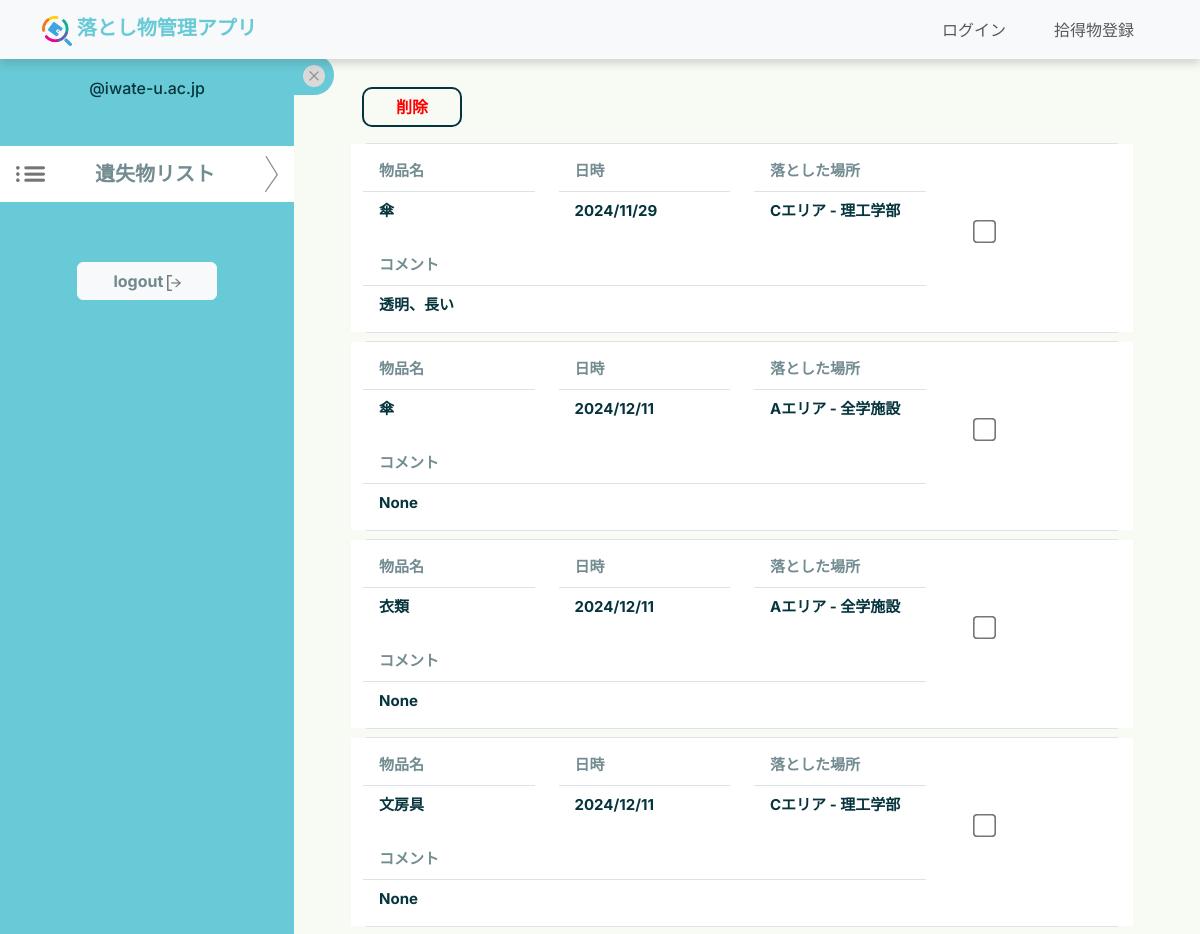
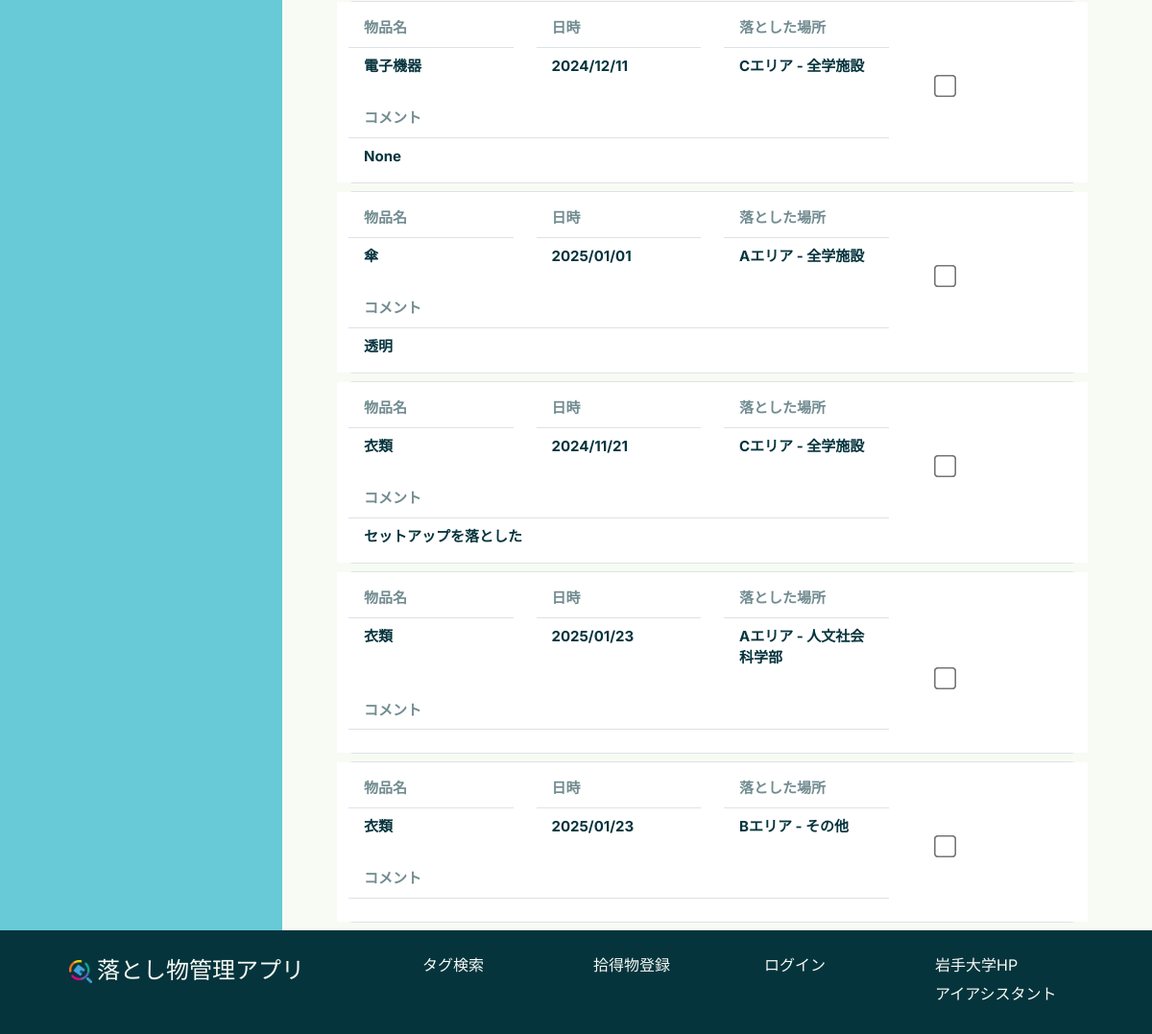
Screenshot of /mypage/student/ with the database file from the repository (2 pictures, top to bottom).
### top/models.py (models this page shows, shortened)
class Item(models.Model):
    item_id = models.AutoField(primary_key=True)
    item_name = models.ForeignKey(ItemsNameTag, on_delete=models.CASCADE, verbose_name="Item Name")
    PorD_location = models.ForeignKey(PickedOrDroppedLocationsTag, on_delete=models.CASCADE,
                                      verbose_name="Picked or Dropped Location")
    storage_location = models.ForeignKey(StorageLocationsTag, on_delete=models.CASCADE, verbose_name="Storage Location", null=True)
    item_type = models.IntegerField(verbose_name="Item Type", help_text="0: Found, 1: Lost")
    status = models.SmallIntegerField(verbose_name="Status", help_text="0: Pending, 1: In Progress, 2: Resolved")
    created_at = models.DateTimeField() # 時間を自動的に更新しない
    updated_at = models.DateTimeField(auto_now=True, null=True, blank=True)
    contact_email = models.EmailField(max_length=100, null=True, blank=True)
    contact_phone = models.CharField(max_length=20, null=True, blank=True)
    description = models.TextField(null=True, blank=True)

class ItemsNameTag(models.Model):
    item_name_id = models.AutoField(primary_key=True)
    item_name = models.CharField(max_length=100, verbose_name="Name tags for items",
                                 help_text="Stationery, clothing, electronic equipment, etc.")
    description = models.TextField(null=True, blank=True)
    def __str__(self):
        return self.item_name

class PickedOrDroppedLocationsTag(models.Model):
    PorD_location_id = models.AutoField(primary_key=True)
    picked_or_dropped_location_name = models.CharField(max_length=100, verbose_name="Location Name",
                                                       help_text="Name of the place where it was found or dropped, e.g., faculty building, student center, etc.")
    description = models.TextField(null=True, blank=True)
    def __str__(self):
        return self.picked_or_dropped_location_name

### mypage/views.py (the view)
# urls.py: path("student/", views.student_mypage, name="student_mypage"), # 学生マイページ表示
def student_mypage(request): # 表示用ビュー
    username = request.user.username # ユーザー名の取得
    useritems = Item.objects.filter(contact_email__startswith=username, item_type=1)
    if request.method == "POST":
        selected_ids = request.POST.getlist("selected_items") # チェックボックスで選択されたitem一覧
        print(selected_ids)
        Item.objects.filter(item_id__in=selected_ids).delete() # チェックボックスで選択したitemを削除
        return redirect("mypage:student_mypage")
    return render(request, "student.html", {"useritems":useritems})

### mypage/templates/student.html (shortened to what this page needs)
{% extends "base.html" %}
{% load static %}
{% block content %}
<form method="POST">
    <body>
        <div class="Student container-fluid row" style="display: flex; width:100%">
            <div class="col-lg-3 col-sm-12 text-center "style="background-color: #67CAD6" id="sidebar">
                <h6>{{ user.username }}@iwate-u.ac.jp</h6>
                <div class="list row d-flex justify-content-center align-items-center mt-5" style="color: #06343D90; background-color: #FFFFFF; margin-bottom:60px">
                    <img src="{% static 'imgs\icons\LIST.png' %}" class="col-2" style="width:auto; height:1em; float: left">
                    <h4 class="my-3 col-8 fw-bold" style="font-size: 20px;">遺失物リスト</h4>
                    <img id="list-image" src="{% static 'imgs\icons\SCROLL ARROW side.png' %}" class="col-1" style="width:auto; height:auto" >
                </div>
                <a class="navbar-brand" href="{% url 'lostitem:logout' %}">
                    <button type="button" class="btn btn-light fw-bold custom-add col-6 mb-5" style="color: #06343D90; width: 140px">
                        logout
                        <img src="{% static 'imgs\icons\logout.png' %}" style="width:auto; height:1em">
                    </button>
                </a>
            </div>
            <button id="toggle-btn" class="btn btn-primary btn-sm side-btn fw-bold">
                <img src="{% static 'imgs/icons/Component 3.png' %}" id="pls-btn" style="width: 22px; height: 22px;">
            </button>
            <div class="col-lg-8 col-sm-12 mt-3 mx-3" id="main-content">
                <div class="d-flex justify-content-between my-3">
                    <div class="d-flex justify-content-end">
                        <button type="button" class="btn btn-outline-secondary custom-red fw-bold me-3"
                                style="width: 100px; color: #ff0000; border-color: #06343D; border-width: 2px; border-radius: 10px"
                                data-bs-toggle="modal" data-bs-target="#deleteModal">
                            削除
                        </button>
                    </div>
                </div>
                {% if useritems %}
                    <div id="content-desktop" style="display:none;">
                        {% for item in useritems %}
                            <div class="border  my-2 rounded">
                                <div class="row" style="background-color: #FFFFFF;">
                                    <div class="col-3 my-2">
                                        <ul class="list-group list-group-flush no-underline">
                                            <li class="list-group-item fw-bold" style="color: #06343D90; font-size:15px">物品名</li>
                                            <li class="list-group-item fw-bold" style="color: #06343D; font-size:15px">{{ item.item_name }}</li>
                                        </ul>
                                    </div>
                                    <div class="col-3 my-2">
                                        <ul class="list-group list-group-flush no-underline">
                                            <li class="list-group-item fw-bold" style="color: #06343D90; font-size:15px">日時</li>
                                            <li class="list-group-item fw-bold" style="color: #06343D; font-size:15px">{{ item.created_at | date:"Y/m/d" }}</li>
                                        </ul>
                                    </div>
                                    <div class="col-3 my-2">
                                        <ul class="list-group list-group-flush no-underline">
                                            <li class="list-group-item fw-bold" style="color: #06343D90; font-size:15px">落とした場所</li>
                                            <li class="list-group-item fw-bold" style="color: #06343D; font-size:15px">{{ item.PorD_location }}</li>
                                        </ul>
                                    </div>
                                    <div class="d-flex align-items-end justify-content-end col-1 mt-3">
                                        <input type="checkbox" class="large-checkbox" name="selected_items" value="{{ item.item_id }}">
                                    </div>
                                    <div class="col-12 col-md-9 my-2">
                                        <ul class="list-group list-group-flush no-underline">
                                            <li class="list-group-item fw-bold" style="color: #06343D90; font-size:15px">コメント</li>
                                            <li class="list-group-item fw-bold" style="color: #06343D; font-size:15px">{{ item.description }}</li>
                                        </ul>
                                    </div>
                                </div>
                            </div>
                        {% endfor %}
                    </div>
                {% else %}
                    <p>遺失物は登録されていません</p>
                {% endif %}
            </div>
        </div>
    </body>
</form>
{% endblock content %}

### static/css/style.css (style rules this page uses)
:root { --primary: #67CAD6; --body:#cef1f7; --background:#F7FBF4; --textcolor:#06343D; }
body { font-family: "Inter","Noto Sans JP", sans-serif !important; font-optical-sizing: auto; color:var(--textcolor) !important; background-color:var(--background)!important; }

### static/css/top.css (style rules this page uses)
:root { --primary: #67CAD6; --body:#cef1f7; --background:#F7FBF4; --box-shadow:0 8px 22px rgba(77, 77, 77, 0.204); --textcolor:#06343D; }

### mypage/templates/student.html (style rules this page uses)
#sidebar, #toggle-btn, #main-content { transition: transform 0.5s ease; }
#pls-btn { transition: transform 1.2s ease; }
.side-btn { border-radius: 0 50px 50px 0; background-color: #67cad6; color: #06343d; border: 0px solid #06343d80; width: 40px; height: 40px; }
.large-checkbox { transform: scale(1.8); }

### rows the page displays
Item: item_name "傘", created_at "2024/11/29", PorD_location "Cエリア - 理工学部", description "透明、長い"
Item: item_name "傘", created_at "2024/12/11", PorD_location "Aエリア - 全学施設", description "None"
Item: item_name "衣類", created_at "2024/12/11", PorD_location "Aエリア - 全学施設", description "None"
Item: item_name "文房具", created_at "2024/12/11", PorD_location "Cエリア - 理工学部", description "None"
Item: item_name "電子機器", created_at "2024/12/11", PorD_location "Cエリア - 全学施設", description "None"
Item: item_name "傘", created_at "2025/01/01", PorD_location "Aエリア - 全学施設", description "透明"
Item: item_name "衣類", created_at "2024/11/21", PorD_location "Cエリア - 全学施設", description "セットアップを落とした"
Item: item_name "衣類", created_at "2025/01/23", PorD_location "Aエリア - 人文社会科学部"
Item: item_name "衣類", created_at "2025/01/23", PorD_location "Bエリア - その他"
